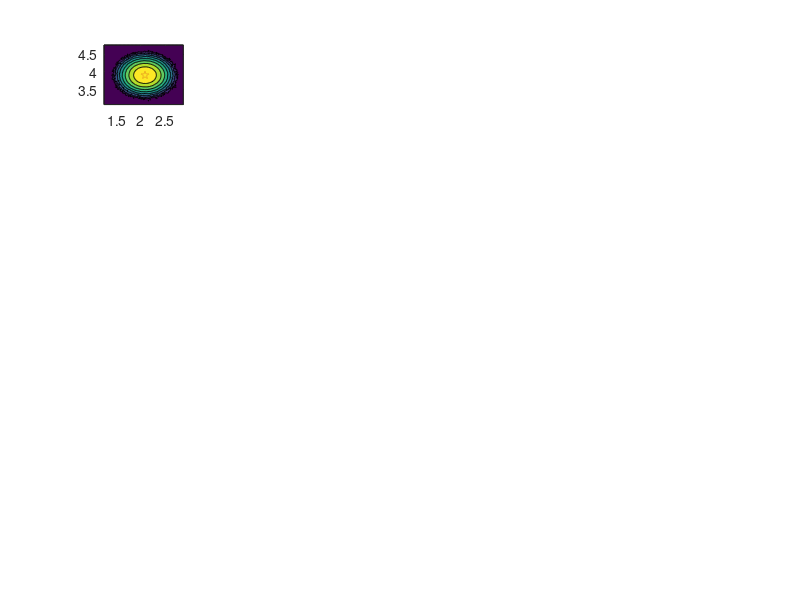

Write MATLAB code to recreate this figure. (Note: this script raises an error after producing the figure.)
%% A simple 2-dimensional case

for ix = 1:1
    
for iy = 1:1
rng(19970215)
ndim = 2;
dobs = 2;

Pf = 1.5*eye(ndim);
truestate = [4,2]';
xinit = mvnrnd(truestate,Pf)';

sigmaobs = 0.16;
Robs = sigmaobs.^2.* eye(dobs);

% H = [1,1];
H = eye(2);

yobs = mvnrnd(H * truestate, Robs,1)';
disp(yobs)
s = sum(yobs);
yobs(1) = yobs(1) * (0.5 + 0.01*randn);
yobs(2) = s - yobs(1);
disp(yobs)

K = Pf * H' / (H * Pf * H' + Robs);

xpost = xinit + K * (yobs - H * xinit);
Pa = (eye(2) - K * H) * Pf;
%Pa = (Pa + Pa')/2;

nens = 1e7;

ens = mvnrnd(xpost,Pa,nens);

subplot(5,5,(ix-1)*5+iy)
nbins=[100 100];
[N,C]=hist3(ens,nbins);
%[N,C] =hist3w(ens,ones(nens,1)/nens,nbins);
lN = log(N);
lN(lN==-inf)=0;
contourf(C{1},C{2},lN',8)
% contourf(C{1},C{2},N',10)
hold on
scatter(xinit(1),xinit(2),'o')
scatter(truestate(1),truestate(2),'*')
scatter(xpost(1),xpost(2),'p')
hold off
end
end

%% A 2-dimensional case with ensembles


for inflmu = [0.05,0.1,0.2,0.4,0.8]
    
for n_ens = [10,20,100,1e4]
figure('NumberTitle', 'off', 'Name', sprintf('inflmu=%3.2f, nens=%d',inflmu,n_ens));
for ix = 1:6
ndim = 2;
dobs = 2;

Pf = 1.5*eye(ndim);
truestate = xlong(ix+10:ix+11,127*ix);
xinit = mvnrnd(truestate,Pf)';
xens = mvnrnd(xinit,Pf,n_ens)';

sigmaobs = 0.16;
Robs = sigmaobs.^2.* eye(dobs);

% H = [1,1];
H = eye(2);

h = @two_pair_stupid;

hidden_obs = H * truestate;
yobs = mvnrnd(h(truestate), Robs,1)';

pf = cov(xens');
pf = pf+inflmu*trace(pf)/ndim*eye(ndim);
pfht = pf*H';   
K = pfht*pinv(H*pfht+Robs);  

xenspost = xens + K * (mvnrnd(yobs,Robs,n_ens)' - H * xens);
xpost = mean(xenspost,2);
Pa = cov(xenspost');

nens = 1e7;

subplot(3,2,ix)
nbin = min(floor(n_ens/5),100);
nbins=[nbin,nbin];
[N,C]=hist3(xenspost',nbins);
lN = log(N);
lN(lN==-inf)=0;
nlevel = min(nbin,8);
contourf(C{1},C{2},lN',nlevel)
% contourf(C{1},C{2},N',10)
hold on
scatter(xinit(1),xinit(2),'o')
scatter(truestate(1),truestate(2),'*')
scatter(xpost(1),xpost(2),'p')
hold off
title(sprintf('truestate=[%4.3f,%4.3f]',truestate(1),truestate(2)))
end
end
end

%% A simple 3-dimensional case


for ix = 1:3
for iy = 1:3

ndim = 3;
dobs = 1;

Pf = 1.5*eye(ndim);
truestate = xlong(1:3,127*ix*iy);
xinit = mvnrnd(truestate,Pf)';

sigmaobs = 0.16;
Robs = sigmaobs.^2.* eye(dobs);

H = [1,1,1];
% H = eye(2);

yobs = mvnrnd(H * truestate, Robs,1)';
% disp(yobs)
% s = sum(yobs);
% yobs(1) = yobs(1) * (0.5 + 0.01*randn);
% yobs(2) = s - yobs(1);
% disp(yobs)

K = Pf * H' / (H * Pf * H' + Robs);

xpost = xinit + K * (yobs - H * xinit);
Pa = (eye(ndim) - K * H) * Pf;
%Pa = (Pa + Pa')/2;

nens = 1e7;

ens = mvnrnd(xpost,Pa,nens);

fprintf('H(x)=%4.4f, H(x_f)=%4.4f, yobs=%4.4f, H(x_a)=%4.4f\n',...
    H*truestate,H*xinit,yobs,H*xpost)

figure
for fi = 1:3
subplot(1,3,fi)
if fi==1
    ind = [2,3];
elseif fi==2
    ind = [1,3];
elseif fi==3
    ind = [1,2];
end
nbins=[100 100];
[N,C]=hist3(ens(:,ind),nbins);
lN = log(N);
lN(lN==-inf)=0;
contourf(C{1},C{2},lN',8)
% contourf(C{1},C{2},N',10)
hold on
scatter(xinit(ind(1)),xinit(ind(2)),'o')
scatter(truestate(1),truestate(2),'*')
scatter(xpost(ind(1)),xpost(ind(2)),'p')
hold off
end
end
end

%% A 2-pairwise 40-dimensional case


for ix = 1:2
    
for iy = 1:2

figure
    
ndim = 20;
dobs = 10;

Pf = 1.5*eye(ndim);
truestate = [1.6944    2.8240    2.0793   -3.2302    2.3776 ...
             8.0174    3.6318   -0.4771   -0.9462    2.2906 ...
             4.1460    8.7287    6.5204   -1.1531    6.2053 ...
             6.7588    1.3073    4.8381    1.4212   -3.8420]';
xinit = mvnrnd(truestate,Pf)';

sigmaobs = 0.16;
Robs = sigmaobs.^2.* eye(dobs);

% H = [1,1];
% H = zeros(dobs,ndim);
% for i=1:dobs
%     H(i,2*i-1:2*i) = 1;
% end

H = [eye(10),zeros(10,10)];

yobs = mvnrnd(H * truestate, Robs,1)';

for i=1:dobs/2
s = sum(yobs(2*i-1:2*i));
yobs(2*i-1) = yobs(2*i-1) * (0.5 + 0.1*randn);
yobs(2*i) = s - yobs(2*i-1);
end

K = Pf * H' / (H * Pf * H' + Robs);

xpost = xinit + K * (yobs - H * xinit);
Pa = (eye(ndim) - K * H) * Pf;
%Pa = (Pa + Pa')/2;

nens = 1e7;

ens = mvnrnd(xpost,Pa,nens);

for fi=1:5
subplot(2,5,fi)
nbins=[100 100];
[N,C]=hist3(ens(:,2*fi-1:2*fi),nbins);
lN = log(N);
lN(lN==-inf)=0;
contourf(C{1},C{2},lN',8)
hold on
scatter(xinit(2*fi-1),xinit(2*fi),'o')
scatter(truestate(2*fi-1),truestate(2*fi),'*')
scatter(xpost(2*fi-1),xpost(2*fi),'p')
hold off
end



end
end
%%
function y = two_pair_stupid(x)

[n_dim, n_col] = size(x);

y = zeros(n_dim,n_col);

for j=1:n_col
    for i=1:n_dim/2
        
        s = sum(x(2*i-1:2*i,j));
        y(2*i-1,j) = x(2*i-1,j) * (0.5+0.1*randn);
        y(2*i,  j) = s - y(2*i-1,j);
        
    end
end

end